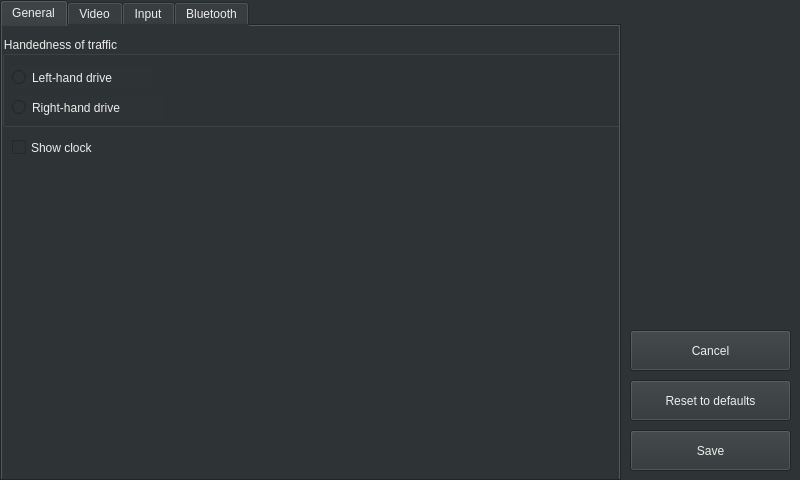
<?xml version="1.0" encoding="UTF-8"?>
<ui version="4.0">
 <class>SettingsWindow</class>
 <widget class="QWidget" name="SettingsWindow">
  <property name="geometry">
   <rect>
    <x>0</x>
    <y>0</y>
    <width>800</width>
    <height>480</height>
   </rect>
  </property>
  <property name="minimumSize">
   <size>
    <width>800</width>
    <height>480</height>
   </size>
  </property>
  <property name="maximumSize">
   <size>
    <width>800</width>
    <height>480</height>
   </size>
  </property>
  <property name="windowTitle">
   <string>Form</string>
  </property>
  <property name="styleSheet">
   <string notr="true">background-color: rgb(46, 52, 54);
color: rgb(238, 238, 236);</string>
  </property>
  <widget class="QPushButton" name="pushButtonSave">
   <property name="geometry">
    <rect>
     <x>630</x>
     <y>430</y>
     <width>161</width>
     <height>41</height>
    </rect>
   </property>
   <property name="text">
    <string>Save</string>
   </property>
   <property name="autoDefault">
    <bool>true</bool>
   </property>
  </widget>
  <widget class="QPushButton" name="pushButtonCancel">
   <property name="geometry">
    <rect>
     <x>630</x>
     <y>330</y>
     <width>161</width>
     <height>41</height>
    </rect>
   </property>
   <property name="text">
    <string>Cancel</string>
   </property>
   <property name="autoDefault">
    <bool>true</bool>
   </property>
   <property name="default">
    <bool>false</bool>
   </property>
  </widget>
  <widget class="QTabWidget" name="tabWidget">
   <property name="geometry">
    <rect>
     <x>0</x>
     <y>0</y>
     <width>621</width>
     <height>481</height>
    </rect>
   </property>
   <property name="currentIndex">
    <number>0</number>
   </property>
   <widget class="QWidget" name="tabGeneral">
    <attribute name="title">
     <string>General</string>
    </attribute>
    <widget class="QGroupBox" name="groupBoxHandenessOfTraffic">
     <property name="geometry">
      <rect>
       <x>0</x>
       <y>10</y>
       <width>621</width>
       <height>91</height>
      </rect>
     </property>
     <property name="title">
      <string>Handedness of traffic</string>
     </property>
     <widget class="QRadioButton" name="radioButtonLeftHandDrive">
      <property name="geometry">
       <rect>
        <x>10</x>
        <y>30</y>
        <width>141</width>
        <height>23</height>
       </rect>
      </property>
      <property name="text">
       <string>Left-hand drive</string>
      </property>
     </widget>
     <widget class="QRadioButton" name="radioButtonRightHandDrive">
      <property name="geometry">
       <rect>
        <x>10</x>
        <y>60</y>
        <width>151</width>
        <height>23</height>
       </rect>
      </property>
      <property name="text">
       <string>Right-hand drive</string>
      </property>
     </widget>
    </widget>
    <widget class="QCheckBox" name="checkBoxShowClock">
     <property name="geometry">
      <rect>
       <x>10</x>
       <y>110</y>
       <width>111</width>
       <height>23</height>
      </rect>
     </property>
     <property name="text">
      <string>Show clock</string>
     </property>
    </widget>
   </widget>
   <widget class="QWidget" name="tabVideo">
    <attribute name="title">
     <string>Video</string>
    </attribute>
    <widget class="QGroupBox" name="groupBoxResolution">
     <property name="geometry">
      <rect>
       <x>0</x>
       <y>130</y>
       <width>621</width>
       <height>211</height>
      </rect>
     </property>
     <property name="title">
      <string>Resolution</string>
     </property>
     <widget class="QRadioButton" name="radioButton480p">
      <property name="geometry">
       <rect>
        <x>10</x>
        <y>30</y>
        <width>112</width>
        <height>23</height>
       </rect>
      </property>
      <property name="text">
       <string>480p</string>
      </property>
     </widget>
     <widget class="QRadioButton" name="radioButton720p">
      <property name="geometry">
       <rect>
        <x>10</x>
        <y>70</y>
        <width>112</width>
        <height>23</height>
       </rect>
      </property>
      <property name="text">
       <string>720p</string>
      </property>
     </widget>
     <widget class="QRadioButton" name="radioButton1080p">
      <property name="geometry">
       <rect>
        <x>10</x>
        <y>110</y>
        <width>112</width>
        <height>23</height>
       </rect>
      </property>
      <property name="text">
       <string>1080p</string>
      </property>
     </widget>
     <widget class="QLabel" name="labelResolutionWarning">
      <property name="geometry">
       <rect>
        <x>50</x>
        <y>150</y>
        <width>551</width>
        <height>51</height>
       </rect>
      </property>
      <property name="text">
       <string>&lt;html&gt;&lt;head/&gt;&lt;body&gt;&lt;p align=&quot;justify&quot;&gt;&lt;span style=&quot; font-style:italic;&quot;&gt;720p and 1080p must be activated in hidden Developer settings of Android Auto application.&lt;/span&gt;&lt;/p&gt;&lt;/body&gt;&lt;/html&gt;</string>
      </property>
      <property name="wordWrap">
       <bool>true</bool>
      </property>
     </widget>
     <widget class="QLabel" name="labelResolutionWarningIcon">
      <property name="geometry">
       <rect>
        <x>10</x>
        <y>150</y>
        <width>41</width>
        <height>51</height>
       </rect>
      </property>
      <property name="text">
       <string>&lt;html&gt;&lt;head/&gt;&lt;body&gt;&lt;p align=&quot;justify&quot;&gt;&lt;img src=&quot;:/ico_warning.png&quot;/&gt;&lt;/p&gt;&lt;/body&gt;&lt;/html&gt;</string>
      </property>
     </widget>
    </widget>
    <widget class="QGroupBox" name="groupBoxFrameRate">
     <property name="geometry">
      <rect>
       <x>0</x>
       <y>10</y>
       <width>621</width>
       <height>101</height>
      </rect>
     </property>
     <property name="title">
      <string>Frame rate</string>
     </property>
     <widget class="QRadioButton" name="radioButton60FPS">
      <property name="geometry">
       <rect>
        <x>10</x>
        <y>70</y>
        <width>112</width>
        <height>23</height>
       </rect>
      </property>
      <property name="text">
       <string>60 FPS</string>
      </property>
     </widget>
     <widget class="QRadioButton" name="radioButton30FPS">
      <property name="geometry">
       <rect>
        <x>10</x>
        <y>30</y>
        <width>112</width>
        <height>23</height>
       </rect>
      </property>
      <property name="text">
       <string>30 FPS</string>
      </property>
     </widget>
    </widget>
    <widget class="QSlider" name="horizontalSliderScreenDPI">
     <property name="geometry">
      <rect>
       <x>20</x>
       <y>390</y>
       <width>531</width>
       <height>31</height>
      </rect>
     </property>
     <property name="maximum">
      <number>999</number>
     </property>
     <property name="orientation">
      <enum>Qt::Horizontal</enum>
     </property>
    </widget>
    <widget class="QLabel" name="labelScreenDPI">
     <property name="geometry">
      <rect>
       <x>20</x>
       <y>360</y>
       <width>91</width>
       <height>17</height>
      </rect>
     </property>
     <property name="text">
      <string>Screen DPI</string>
     </property>
    </widget>
    <widget class="QLabel" name="labelScreenDPIValue">
     <property name="geometry">
      <rect>
       <x>570</x>
       <y>380</y>
       <width>41</width>
       <height>51</height>
      </rect>
     </property>
     <property name="text">
      <string>999</string>
     </property>
    </widget>
   </widget>
   <widget class="QWidget" name="tabInput">
    <attribute name="title">
     <string>Input</string>
    </attribute>
    <widget class="QCheckBox" name="checkBoxEnableTouchscreen">
     <property name="geometry">
      <rect>
       <x>0</x>
       <y>10</y>
       <width>161</width>
       <height>23</height>
      </rect>
     </property>
     <property name="text">
      <string>Enable touchscreen</string>
     </property>
    </widget>
    <widget class="QListWidget" name="listWidgetButtons">
     <property name="geometry">
      <rect>
       <x>0</x>
       <y>70</y>
       <width>621</width>
       <height>381</height>
      </rect>
     </property>
     <property name="selectionMode">
      <enum>QAbstractItemView::MultiSelection</enum>
     </property>
    </widget>
    <widget class="QLabel" name="labelButtons">
     <property name="geometry">
      <rect>
       <x>10</x>
       <y>50</y>
       <width>67</width>
       <height>17</height>
      </rect>
     </property>
     <property name="text">
      <string>Buttons</string>
     </property>
    </widget>
    <widget class="QCheckBox" name="checkBoxPlayButton">
     <property name="geometry">
      <rect>
       <x>20</x>
       <y>80</y>
       <width>92</width>
       <height>23</height>
      </rect>
     </property>
     <property name="text">
      <string>Play</string>
     </property>
    </widget>
    <widget class="QCheckBox" name="checkBoxPauseButton">
     <property name="geometry">
      <rect>
       <x>20</x>
       <y>120</y>
       <width>92</width>
       <height>23</height>
      </rect>
     </property>
     <property name="text">
      <string>Pause</string>
     </property>
    </widget>
    <widget class="QCheckBox" name="checkBoxTogglePlayButton">
     <property name="geometry">
      <rect>
       <x>20</x>
       <y>160</y>
       <width>111</width>
       <height>23</height>
      </rect>
     </property>
     <property name="text">
      <string>Toggle play</string>
     </property>
    </widget>
    <widget class="QCheckBox" name="checkBoxNextTrackButton">
     <property name="geometry">
      <rect>
       <x>20</x>
       <y>200</y>
       <width>92</width>
       <height>23</height>
      </rect>
     </property>
     <property name="text">
      <string>Next track</string>
     </property>
    </widget>
    <widget class="QCheckBox" name="checkBoxPreviousTrackButton">
     <property name="geometry">
      <rect>
       <x>20</x>
       <y>240</y>
       <width>121</width>
       <height>23</height>
      </rect>
     </property>
     <property name="text">
      <string>Previous track</string>
     </property>
    </widget>
    <widget class="QCheckBox" name="checkBoxHomeButton">
     <property name="geometry">
      <rect>
       <x>20</x>
       <y>280</y>
       <width>92</width>
       <height>23</height>
      </rect>
     </property>
     <property name="text">
      <string>Home</string>
     </property>
    </widget>
    <widget class="QCheckBox" name="checkBoxBackButton">
     <property name="geometry">
      <rect>
       <x>200</x>
       <y>320</y>
       <width>92</width>
       <height>23</height>
      </rect>
     </property>
     <property name="text">
      <string>Back</string>
     </property>
    </widget>
    <widget class="QCheckBox" name="checkBoxEnterButton">
     <property name="geometry">
      <rect>
       <x>200</x>
       <y>360</y>
       <width>92</width>
       <height>23</height>
      </rect>
     </property>
     <property name="text">
      <string>Enter</string>
     </property>
    </widget>
    <widget class="QCheckBox" name="checkBoxPhoneButton">
     <property name="geometry">
      <rect>
       <x>20</x>
       <y>320</y>
       <width>92</width>
       <height>23</height>
      </rect>
     </property>
     <property name="text">
      <string>Phone</string>
     </property>
    </widget>
    <widget class="QCheckBox" name="checkBoxCallEndButton">
     <property name="geometry">
      <rect>
       <x>20</x>
       <y>360</y>
       <width>92</width>
       <height>23</height>
      </rect>
     </property>
     <property name="text">
      <string>Call end</string>
     </property>
    </widget>
    <widget class="QCheckBox" name="checkBoxVoiceCommandButton">
     <property name="geometry">
      <rect>
       <x>200</x>
       <y>80</y>
       <width>141</width>
       <height>23</height>
      </rect>
     </property>
     <property name="text">
      <string>Voice command</string>
     </property>
    </widget>
    <widget class="QCheckBox" name="checkBoxLeftButton">
     <property name="geometry">
      <rect>
       <x>200</x>
       <y>120</y>
       <width>92</width>
       <height>23</height>
      </rect>
     </property>
     <property name="text">
      <string>Left</string>
     </property>
    </widget>
    <widget class="QCheckBox" name="checkBoxRightButton">
     <property name="geometry">
      <rect>
       <x>200</x>
       <y>160</y>
       <width>92</width>
       <height>23</height>
      </rect>
     </property>
     <property name="text">
      <string>Right</string>
     </property>
    </widget>
    <widget class="QCheckBox" name="checkBoxUpButton">
     <property name="geometry">
      <rect>
       <x>200</x>
       <y>200</y>
       <width>92</width>
       <height>23</height>
      </rect>
     </property>
     <property name="text">
      <string>Up</string>
     </property>
    </widget>
    <widget class="QCheckBox" name="checkBoxDownButton">
     <property name="geometry">
      <rect>
       <x>200</x>
       <y>240</y>
       <width>92</width>
       <height>23</height>
      </rect>
     </property>
     <property name="text">
      <string>Down</string>
     </property>
    </widget>
    <widget class="QCheckBox" name="checkBoxScrollWheelButton">
     <property name="geometry">
      <rect>
       <x>200</x>
       <y>280</y>
       <width>111</width>
       <height>23</height>
      </rect>
     </property>
     <property name="text">
      <string>Scroll wheel</string>
     </property>
    </widget>
    <widget class="QPushButton" name="pushButtonSelectAll">
     <property name="geometry">
      <rect>
       <x>490</x>
       <y>80</y>
       <width>121</width>
       <height>41</height>
      </rect>
     </property>
     <property name="text">
      <string>Select all</string>
     </property>
     <property name="autoDefault">
      <bool>true</bool>
     </property>
    </widget>
    <widget class="QPushButton" name="pushButtonClearSelection">
     <property name="geometry">
      <rect>
       <x>490</x>
       <y>140</y>
       <width>121</width>
       <height>41</height>
      </rect>
     </property>
     <property name="text">
      <string>Clear selection</string>
     </property>
     <property name="autoDefault">
      <bool>true</bool>
     </property>
    </widget>
    <widget class="QPushButton" name="pushButtonShowBindings">
     <property name="geometry">
      <rect>
       <x>490</x>
       <y>200</y>
       <width>121</width>
       <height>41</height>
      </rect>
     </property>
     <property name="text">
      <string>Show bindings</string>
     </property>
     <property name="autoDefault">
      <bool>true</bool>
     </property>
    </widget>
   </widget>
   <widget class="QWidget" name="tabBluetooth">
    <attribute name="title">
     <string>Bluetooth</string>
    </attribute>
    <widget class="QGroupBox" name="groupBoxBluetoothAdapter">
     <property name="geometry">
      <rect>
       <x>0</x>
       <y>10</y>
       <width>621</width>
       <height>441</height>
      </rect>
     </property>
     <property name="title">
      <string>Bluetooth adapter</string>
     </property>
     <widget class="QRadioButton" name="radioButtonDisableBluetooth">
      <property name="geometry">
       <rect>
        <x>20</x>
        <y>30</y>
        <width>171</width>
        <height>23</height>
       </rect>
      </property>
      <property name="text">
       <string>Disable bluetooth</string>
      </property>
     </widget>
     <widget class="QRadioButton" name="radioButtonUseExternalBluetoothAdapter">
      <property name="geometry">
       <rect>
        <x>20</x>
        <y>90</y>
        <width>171</width>
        <height>23</height>
       </rect>
      </property>
      <property name="text">
       <string>Use external adapter</string>
      </property>
     </widget>
     <widget class="QLineEdit" name="lineEditExternalBluetoothAdapterAddress">
      <property name="geometry">
       <rect>
        <x>130</x>
        <y>120</y>
        <width>231</width>
        <height>31</height>
       </rect>
      </property>
     </widget>
     <widget class="QLabel" name="labelBluetoothAdapterAddress">
      <property name="geometry">
       <rect>
        <x>60</x>
        <y>120</y>
        <width>67</width>
        <height>31</height>
       </rect>
      </property>
      <property name="text">
       <string>Address:</string>
      </property>
     </widget>
     <widget class="QLabel" name="labelBluetoothAddressFormatInfo">
      <property name="geometry">
       <rect>
        <x>180</x>
        <y>160</y>
        <width>271</width>
        <height>31</height>
       </rect>
      </property>
      <property name="text">
       <string>&lt;html&gt;&lt;head/&gt;&lt;body&gt;&lt;p&gt;&lt;span style=&quot; font-size:10pt; font-style:italic; color:#babdb6;&quot;&gt;Provide address in format AA:BB:CC:DD:EE:FF.&lt;/span&gt;&lt;/p&gt;&lt;/body&gt;&lt;/html&gt;</string>
      </property>
     </widget>
     <widget class="QLabel" name="labelBluetoothAddressFormatInfoIcon">
      <property name="geometry">
       <rect>
        <x>150</x>
        <y>160</y>
        <width>21</width>
        <height>31</height>
       </rect>
      </property>
      <property name="text">
       <string>&lt;html&gt;&lt;head/&gt;&lt;body&gt;&lt;p&gt;&lt;img src=&quot;:/ico_info.png&quot;/&gt;&lt;/p&gt;&lt;/body&gt;&lt;/html&gt;</string>
      </property>
     </widget>
     <widget class="QRadioButton" name="radioButtonUseLocalBluetoothAdapter">
      <property name="geometry">
       <rect>
        <x>20</x>
        <y>60</y>
        <width>151</width>
        <height>23</height>
       </rect>
      </property>
      <property name="text">
       <string>Use local adapter</string>
      </property>
     </widget>
     <widget class="QLabel" name="labelPairWarningIcon">
      <property name="geometry">
       <rect>
        <x>10</x>
        <y>206</y>
        <width>31</width>
        <height>41</height>
       </rect>
      </property>
      <property name="text">
       <string>&lt;html&gt;&lt;head/&gt;&lt;body&gt;&lt;p&gt;&lt;img src=&quot;:/ico_warning.png&quot;/&gt;&lt;/p&gt;&lt;/body&gt;&lt;/html&gt;</string>
      </property>
     </widget>
     <widget class="QLabel" name="labelPairWarning">
      <property name="geometry">
       <rect>
        <x>50</x>
        <y>210</y>
        <width>501</width>
        <height>31</height>
       </rect>
      </property>
      <property name="text">
       <string>In order to use bluetooth features please remember to pair your device.</string>
      </property>
     </widget>
    </widget>
   </widget>
  </widget>
  <widget class="QLabel" name="labelSettingsIcon">
   <property name="geometry">
    <rect>
     <x>650</x>
     <y>80</y>
     <width>131</width>
     <height>151</height>
    </rect>
   </property>
   <property name="text">
    <string>&lt;html&gt;&lt;head/&gt;&lt;body&gt;&lt;p&gt;&lt;img src=&quot;:/ico_setting.png&quot;/&gt;&lt;/p&gt;&lt;/body&gt;&lt;/html&gt;</string>
   </property>
  </widget>
  <widget class="QPushButton" name="pushButtonResetToDefaults">
   <property name="geometry">
    <rect>
     <x>630</x>
     <y>380</y>
     <width>161</width>
     <height>41</height>
    </rect>
   </property>
   <property name="text">
    <string>Reset to defaults</string>
   </property>
   <property name="autoDefault">
    <bool>true</bool>
   </property>
  </widget>
 </widget>
 <resources/>
 <connections/>
</ui>
